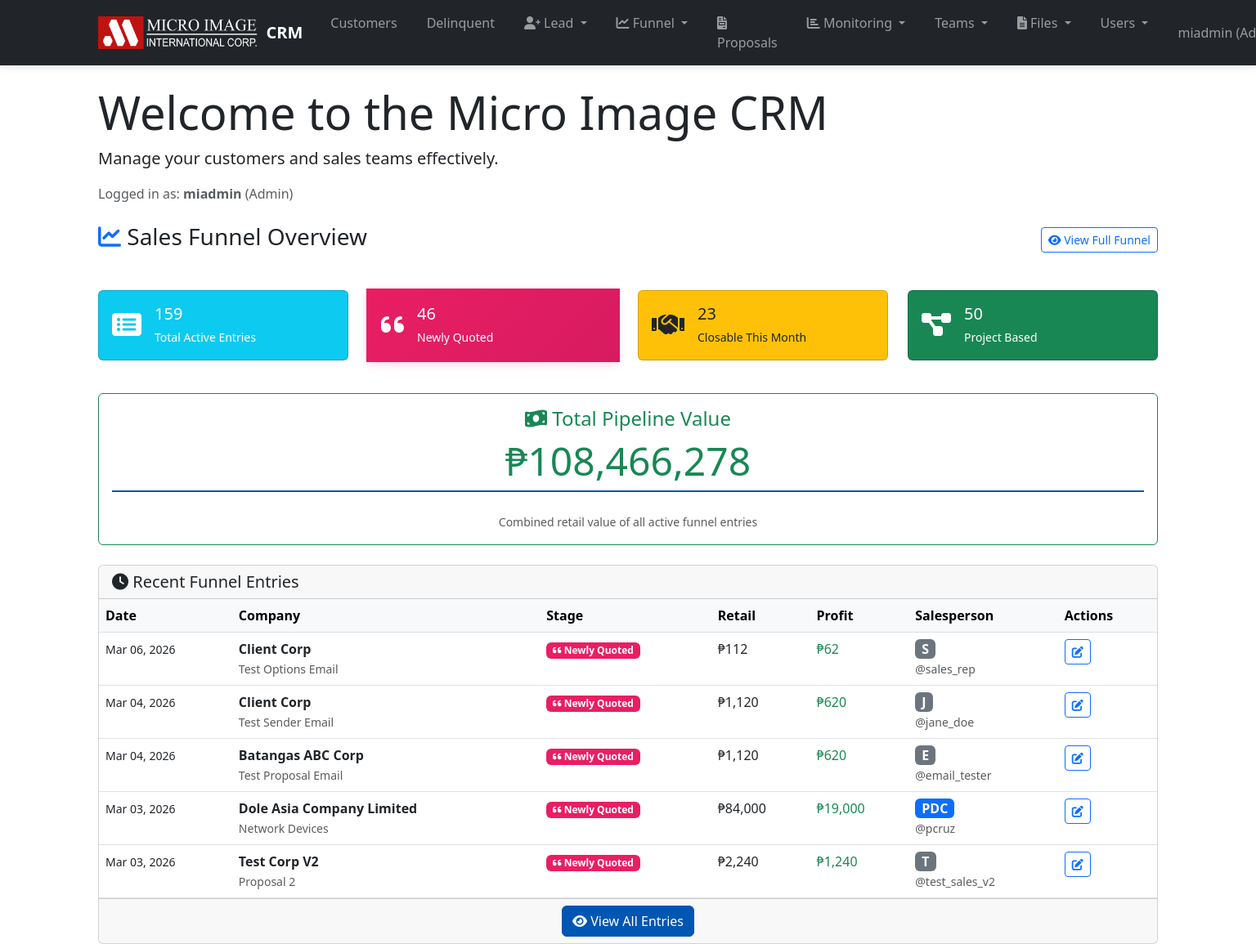
Before: / (signed in) with the older database file.
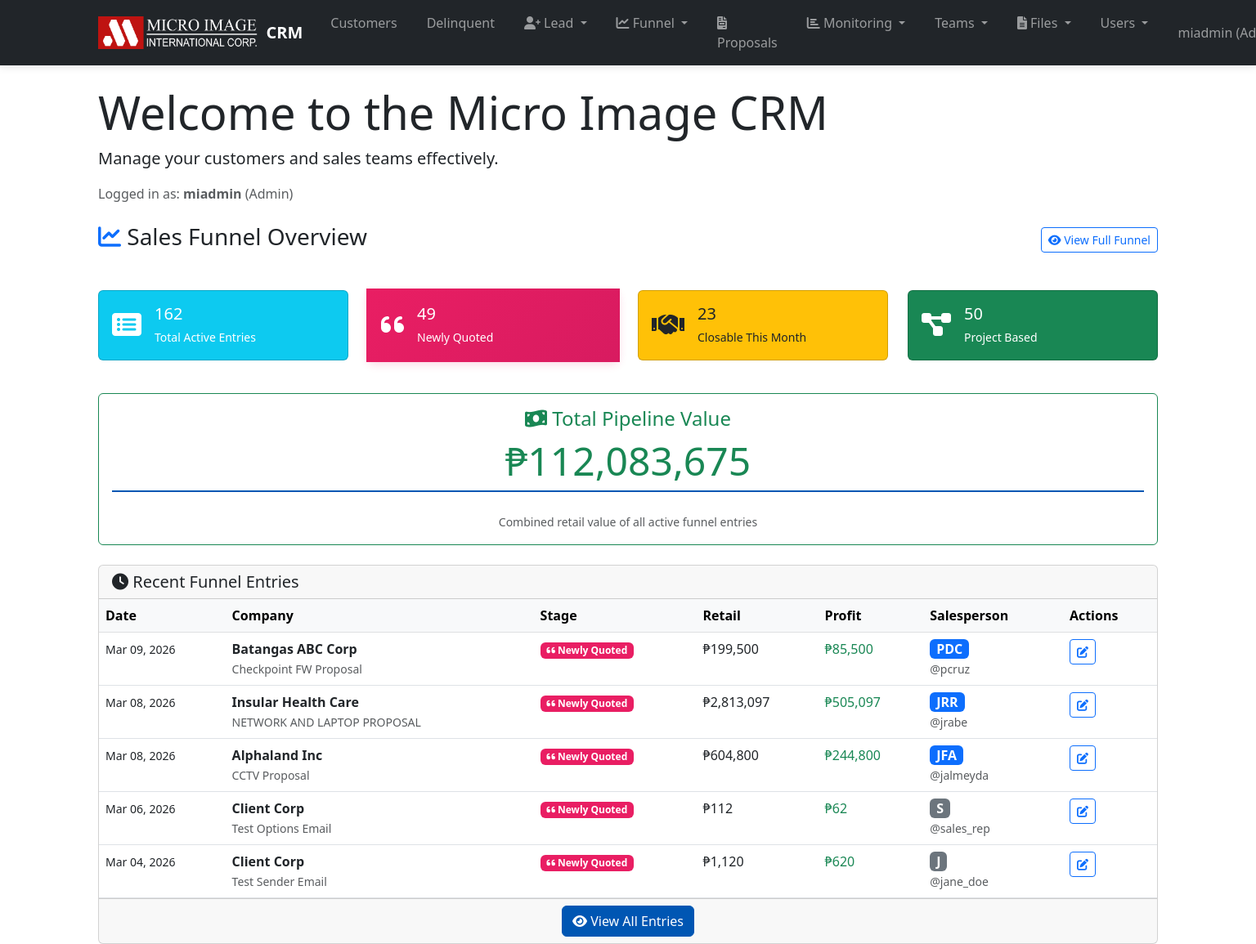
After: the same page with the newer database file.
### sales_funnel/models.py (models this page shows, shortened)
class SalesFunnel(models.Model):
    FUNNEL_STAGES = [
        ('quoted', 'Newly Quoted'),       # Pink funnel
        ('closable', 'Closable Deals'),  # Yellow funnel
        ('project', 'Green Funnel'),     # Green funnel
        ('services', 'Blue Funnel'),         # Blue funnel
    ]
    date_created = models.DateField(
        help_text="Date when this funnel entry was created"
    )
    company_name = models.CharField(
        max_length=200,
        help_text="Name of the company for this proposal"
    )
    requirement_description = models.TextField(
        help_text="Description of the customer's requirements"
    )
    cost = models.DecimalField(
        max_digits=12,
        decimal_places=2,
        validators=[MinValueValidator(Decimal('0.00'))],
        help_text="Cost/expense for this proposal"
    )
    retail = models.DecimalField(
        max_digits=12,
        decimal_places=2,
        validators=[MinValueValidator(Decimal('0.00'))],
        help_text="Retail price quoted to customer"
    )
    stage = models.CharField(
        max_length=20,
        choices=FUNNEL_STAGES,
        default='quoted',
        help_text="Current stage of this proposal in the sales funnel"
    )
    salesperson = models.ForeignKey(
        User,
        on_delete=models.CASCADE,
        related_name='funnel_entries',
        limit_choices_to={'role': 'salesperson'},
        help_text="Salesperson responsible for this proposal"
    )
    customer = models.ForeignKey(
        Customer,
        on_delete=models.CASCADE,
        related_name='funnel_entries',
        null=True,
        blank=True,
        help_text="Associated customer (if exists in customer database)"
    )
    proposal = models.ForeignKey(
        'sales_proposals.Proposal',
        on_delete=models.SET_NULL,
        null=True,
        blank=True,
        related_name='funnel_entries',
        help_text="The proposal that generated this funnel entry"
    )
    expected_close_date = models.DateField(
        null=True,
        blank=True,
        help_text="Expected date to close this deal"
    )
    probability = models.IntegerField(
        default=50,
        validators=[MinValueValidator(0)],
        help_text="Probability of closing this deal (0-100%)"
    )
    notes = models.TextField(
        blank=True,
        help_text="Additional notes about this proposal"
    )
    DEAL_OUTCOMES = [
        ('active', 'Active'),
        ('won', 'Won'),
        ('lost', 'Lost'),
    ]
    is_active = models.BooleanField(
        default=True,
        help_text="Whether this funnel entry is active"
    )
    is_closed = models.BooleanField(
        default=False,
        help_text="Whether this deal has been closed (won or lost)"
    )
    deal_outcome = models.CharField(
        max_length=20,
        choices=DEAL_OUTCOMES,
        default='active',
        help_text="Outcome of this deal - active, won, or lost"
    )
    closed_date = models.DateField(
        null=True,
        blank=True,
        help_text="Date when this deal was closed"
    )
    created_at = models.DateTimeField(auto_now_add=True)
    updated_at = models.DateTimeField(auto_now=True)
    class Meta:
        ordering = ['-date_created', '-created_at']
        indexes = [
            models.Index(fields=['salesperson', 'stage']),
            models.Index(fields=['stage', 'is_active']),
            models.Index(fields=['date_created']),
            models.Index(fields=['expected_close_date']),
        ]
        verbose_name = 'Sales Funnel Entry'
        verbose_name_plural = 'Sales Funnel Entries'
    @property
    def profit(self):
        return self.retail - self.cost
    @property
    def stage_color(self):
        colors = {
            'quoted': 'pink',
            'closable': 'warning',  # Bootstrap yellow/warning
            'project': 'success',   # Bootstrap green/success
            'services': 'primary',  # Bootstrap blue/primary
        }
        return colors.get(self.stage, 'secondary')
    @property
    def stage_icon(self):
        icons = {
            'quoted': 'fas fa-quote-left',
            'closable': 'fas fa-handshake',
            'project': 'fas fa-project-diagram',
            'services': 'fas fa-screwdriver-wrench',
        }
        return icons.get(self.stage, 'fas fa-circle')

### users/models.py (models this page shows)
class User(AbstractUser):
    ROLE_CHOICES = (
        ('admin', 'Admin'),
        ('avp', 'AVP'),
        ('supervisor', 'Supervisor'),
        ('salesperson', 'Salesperson'),
        ('vp', 'Vice President'),
        ('gm', 'General Manager'),
        ('president', 'President'),
        ('asm', 'ASM'),
        ('sm', 'Sales Manager'),
        ('teamlead', 'Teamlead'),
        ('techmgr', 'Technical Manager'),
        ('asst_techmgr', 'Assistant Technical Manager'),
    )
    role = models.CharField(max_length=20, choices=ROLE_CHOICES, default='salesperson')
    initials = models.CharField(max_length=3, blank=True, help_text='3-letter initials for the user (e.g., JDO for John Doe)')
    mobile_number = models.CharField(max_length=20, blank=True, null=True, help_text='Mobile number of the user')
    last_activity = models.DateTimeField(null=True, blank=True, help_text='Timestamp of last user activity')
    is_active = models.BooleanField(default=True, help_text='Designates whether this user should be treated as active. Unselect this instead of deleting accounts.')
    groups = models.ManyToManyField(
        AuthGroup,
        verbose_name='groups',
        blank=True,
        help_text=(
            'The groups this user belongs to. A user will get all permissions '
            'granted to each of their groups.'
        ),
        related_name="custom_user_set", # <--- FIX
        related_query_name="user",
    )
    user_permissions = models.ManyToManyField(
        Permission,
        verbose_name='user permissions',
        blank=True,
        help_text='Specific permissions for this user.',
        related_name="custom_user_set", # <--- FIX
        related_query_name="user",
    )

### core/views.py (the view, shortened to what this page needs)
# urls.py: path('', home, name='home'),
@login_required
def home(request):
    user = request.user
    context = {'user': user}
    if user.role in ['salesperson', 'supervisor', 'teamlead', 'asm', 'avp', 'admin', 'president', 'gm', 'vp']:
        if user.role == 'salesperson':
            funnel_entries = SalesFunnel.objects.filter(
                salesperson=user,
                is_active=True,
                is_closed=False
            )
        else:
            funnel_entries = SalesFunnel.objects.filter(
                is_active=True,
                is_closed=False
            )
        funnel_stats = {
            'quoted_count': funnel_entries.filter(stage='quoted').count(),
            'closable_count': funnel_entries.filter(stage='closable').count(),
            'project_count': funnel_entries.filter(stage='project').count(),
            'total_value': funnel_entries.aggregate(Sum('retail'))['retail__sum'] or 0,
            'total_entries': funnel_entries.count(),
        }
        recent_entries = funnel_entries.select_related('salesperson', 'customer').order_by('-date_created')[:5]
        context.update({
            'funnel_stats': funnel_stats,
            'recent_funnel_entries': recent_entries,
            'show_funnel': True,
            'can_add_funnel': user.role in ['salesperson', 'supervisor', 'asm', 'avp'],
        })
    return render(request, 'core/home.html', context)

### templates/core/home.html (shortened to what the changed rows need)
{% extends 'base.html' %}
{% load humanize %}
{% block content %}
<div class="jumbotron mb-4">
    <h1 class="display-4">Welcome to the Micro Image CRM</h1>
</div>
{% if show_funnel %}
<div class="row mb-4">
    <div class="col">
        <div class="d-flex justify-content-between align-items-center mb-3">
            <h3><i class="fas fa-chart-line text-primary"></i> Sales Funnel Overview</h3>
            <div class="btn-group">
                <a href="{% url 'sales_funnel:dashboard' %}" class="btn btn-outline-primary btn-sm">
                    <i class="fas fa-eye"></i> View Full Funnel
                </a>
            </div>
        </div>
    </div>
</div>
<div class="row mb-4">
    <div class="col-lg-3 col-md-6 mb-3">
        <div class="card bg-info text-white h-100">
            <div class="card-body d-flex align-items-center">
                <div class="me-3">
                    <i class="fas fa-list-alt fa-2x"></i>
                </div>
                <div>
                    <h5 class="card-title mb-1">{{ funnel_stats.total_entries }}</h5>
                    <small>Total Active Entries</small>
                </div>
            </div>
        </div>
    </div>
    <div class="col-lg-3 col-md-6 mb-3">
        <div class="card text-white h-100 newly-quoted-card">
            <div class="card-body d-flex align-items-center">
                <div class="me-3">
                    <i class="fas fa-quote-left fa-2x"></i>
                </div>
                <div>
                    <h5 class="card-title mb-1">{{ funnel_stats.quoted_count }}</h5>
                    <small>Newly Quoted</small>
                </div>
            </div>
        </div>
    </div>
    <div class="col-lg-3 col-md-6 mb-3">
        <div class="card bg-warning text-dark h-100">
            <div class="card-body d-flex align-items-center">
                <div class="me-3">
                    <i class="fas fa-handshake fa-2x"></i>
                </div>
                <div>
                    <h5 class="card-title mb-1">{{ funnel_stats.closable_count }}</h5>
                    <small>Closable This Month</small>
                </div>
            </div>
        </div>
    </div>
    <div class="col-lg-3 col-md-6 mb-3">
        <div class="card bg-success text-white h-100">
            <div class="card-body d-flex align-items-center">
                <div class="me-3">
                    <i class="fas fa-project-diagram fa-2x"></i>
                </div>
                <div>
                    <h5 class="card-title mb-1">{{ funnel_stats.project_count }}</h5>
                    <small>Project Based</small>
                </div>
            </div>
        </div>
    </div>
</div>
<div class="row mb-4">
    <div class="col">
        <div class="card border-success">
            <div class="card-body text-center">
                <h4 class="text-success"><i class="fas fa-money-bill-wave"></i> Total Pipeline Value</h4>
                <h2 class="display-5 text-success">₱{{ funnel_stats.total_value|floatformat:0|intcomma }}</h2>
                <small class="text-muted">Combined retail value of all active funnel entries</small>
            </div>
        </div>
    </div>
</div>
{% if recent_funnel_entries %}
<div class="row">
    <div class="col">
        <div class="card">
            <div class="card-header">
                <h5 class="mb-0"><i class="fas fa-clock"></i> Recent Funnel Entries</h5>
            </div>
            <div class="card-body p-0">
                <div class="table-responsive">
                    <table class="table table-hover mb-0">
                        <thead class="table-light">
                            <tr>
                                <th>Date</th>
                                <th>Company</th>
                                <th>Stage</th>
                                <th>Retail</th>
                                <th>Profit</th>
                                {% if user.role != 'salesperson' %}<th>Salesperson</th>{% endif %}
                                <th>Actions</th>
                            </tr>
                        </thead>
                        <tbody>
                            {% for entry in recent_funnel_entries %}
                                <tr>
                                    <td><small>{{ entry.date_created|date:"M d, Y" }}</small></td>
                                    <td>
                                        <strong>{{ entry.company_name|truncatechars:25 }}</strong><br>
                                        <small class="text-muted">{{ entry.requirement_description|truncatechars:40 }}</small>
                                    </td>
                                    <td>
                                        <span class="badge bg-{{ entry.stage_color }}">
                                            <i class="{{ entry.stage_icon }}"></i> {{ entry.get_stage_display }}
                                        </span>
                                    </td>
                                    <td>₱{{ entry.retail|floatformat:0|intcomma }}</td>
                                    <td class="{% if entry.profit > 0 %}text-success{% else %}text-danger{% endif %}">
                                        ₱{{ entry.profit|floatformat:0|intcomma }}
                                    </td>
                                    {% if user.role != 'salesperson' %}
                                        <td>
                                            {% if entry.salesperson.initials %}
                                                <span class="badge bg-primary fs-6 px-2 py-1">{{ entry.salesperson.initials }}</span>
                                            {% else %}
                                                <span class="badge bg-secondary fs-6 px-2 py-1">{{ entry.salesperson.first_name|first|upper }}{{ entry.salesperson.last_name|first|upper }}{{ entry.salesperson.username|first|upper }}</span>
                                            {% endif %}
                                            <br><small class="text-muted">@{{ entry.salesperson.username }}</small>
                                        </td>
                                    {% endif %}
                                    <td>
                                        <a href="{% url 'sales_funnel:edit_entry' entry.id %}" class="btn btn-sm btn-outline-primary" title="Edit">
                                            <i class="fas fa-edit"></i>
                                        </a>
                                    </td>
                                </tr>
                            {% endfor %}
                        </tbody>
                    </table>
                </div>
            </div>
            <div class="card-footer text-center">
                <a href="{% url 'sales_funnel:dashboard' %}" class="btn btn-primary">
                    <i class="fas fa-eye"></i> View All Entries
                </a>
            </div>
        </div>
    </div>
</div>
{% endif %}
{% endif %}
{% endblock %}

Changed rows visible on the page:
no longer on this page (row edited): SalesFunnel: date_created "Mar 04, 2026", company_name "Batangas ABC Corp", requirement_description "Test Proposal Email", stage "Newly Quoted", retail "1,120", profit "620", salesperson.username|first "E", salesperson.username "email_tester"
no longer on this page (row unchanged): SalesFunnel: date_created "Mar 03, 2026", company_name "Dole Asia Company Limited", requirement_description "Network Devices", stage "Newly Quoted", retail "84,000", profit "19,000", salesperson.initials "PDC", salesperson.username "pcruz"
no longer on this page (row edited): SalesFunnel: date_created "Mar 03, 2026", company_name "Test Corp V2", requirement_description "Proposal 2", stage "Newly Quoted", retail "2,240", profit "1,240", salesperson.username|first "T", salesperson.username "test_sales_v2"
added SalesFunnel: date_created "Mar 09, 2026", company_name "Batangas ABC Corp", requirement_description "Checkpoint FW Proposal", stage "Newly Quoted", retail "199,500", profit "85,500", salesperson.initials "PDC", salesperson.username "pcruz"
added SalesFunnel: date_created "Mar 08, 2026", company_name "Insular Health Care", requirement_description "NETWORK AND LAPTOP PROPOSAL", stage "Newly Quoted", retail "2,813,097", profit "505,097", salesperson.initials "JRR", salesperson.username "jrabe"
added SalesFunnel: date_created "Mar 08, 2026", company_name "Alphaland Inc", requirement_description "CCTV Proposal", stage "Newly Quoted", retail "604,800", profit "244,800", salesperson.initials "JFA", salesperson.username "jalmeyda"
Other visible differences:
{{ funnel_stats.total_entries }}: "159" → "162"
{{ funnel_stats.quoted_count }}: "46" → "49"
{{ funnel_stats.total_value|floatformat:0|intcomma }}: "108,466,278" → "112,083,675"
